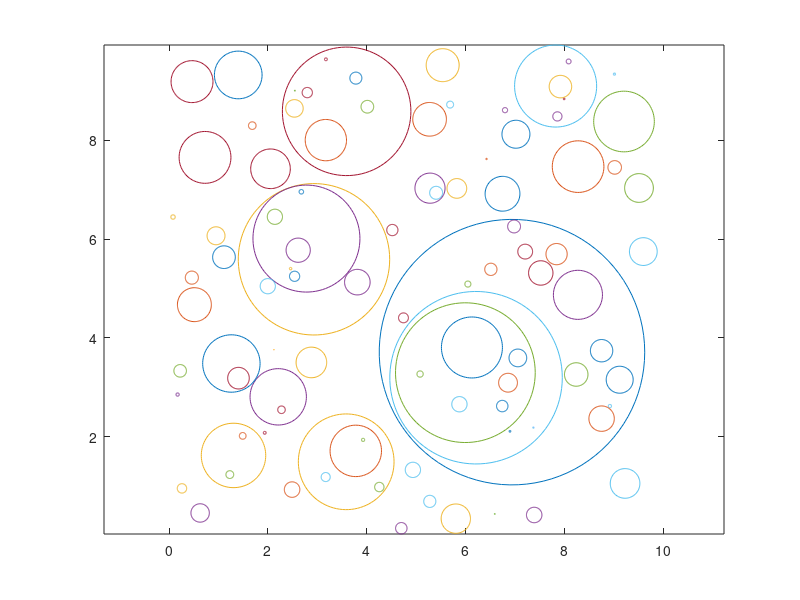
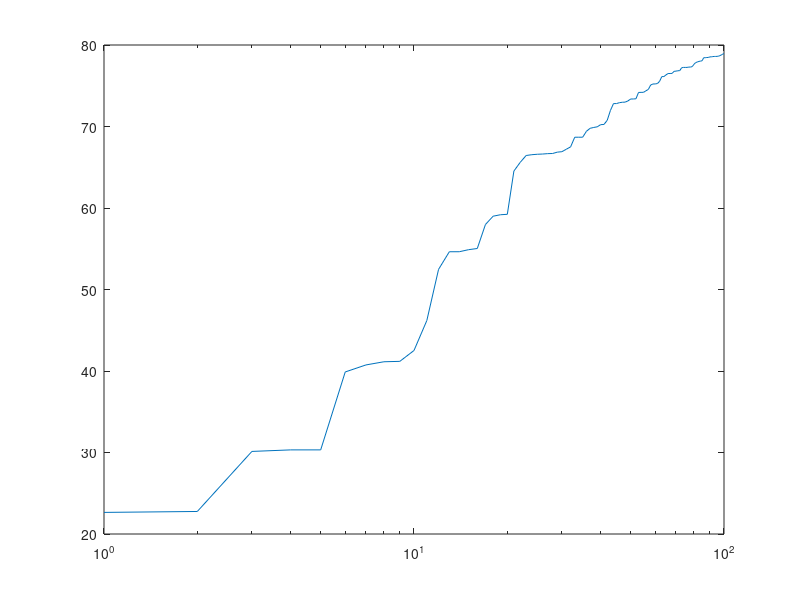
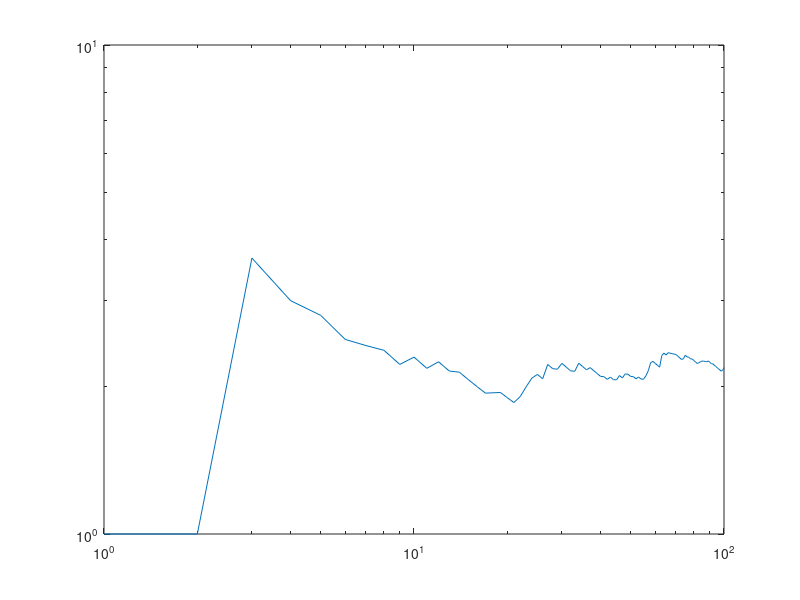

Reproduce these figures in MATLAB, in order.
a = 10;
n_max = 100;
r_max = a/3;

function plot_circ(X, Y, R)
theta = linspace(0,2*pi);
x = R*cos(theta) + X;
y = R*sin(theta) + Y;
plot(x,y)
end


vx = [];
vy = [];
vr = [];
sumarea = [];
area=0;
sumdraws = [];
n = 0;

while (n<n_max)
  draws = 0;
  while (true)
  draws = draws + 1;
  x = a * rand(1);
  y = a * rand(1);
  r = r_max * rand(1);
    if(x - r > 0 && x + r < a && y - r > 0 && y + r < a)
    break 
    end
  end
  
  crossing = false;
  for i = 1:n
    dx = x-vx(i);
    dy = y-vy(i);
    d = sqrt(dx*dx + dy*dy);
    if ( d < vr(i) + r && d > abs(vr(i) - r))
     crossing = true;
     break;
    elseif (d == vr(i) + r)
     crossing = true;
     break;
    end
  end
  
  if (crossing == false)
      n = n + 1;
      axis equal
      plot_circ(x,y,r);
      
      sumdraws(n) = draws;
      vx(n) = x;
      vy(n) = y;
      vr(n) = r;
      area = area + pi*r*r;
      sumarea(n) = area;
      
      hold on
      
      fprintf(1, ' %s%5d%s%.3g\r ', 'n =',  n, ' S = ', sumarea(n))
      %pause(0.01)
  end
 
end

figure('Name', 'Suma powierzchni');
semilogx(1:n, sumarea);
   
figure('Name', 'Srednia liczba losowan');
loglog(cumsum(sumdraws)./(linspace(1,n,n)));
